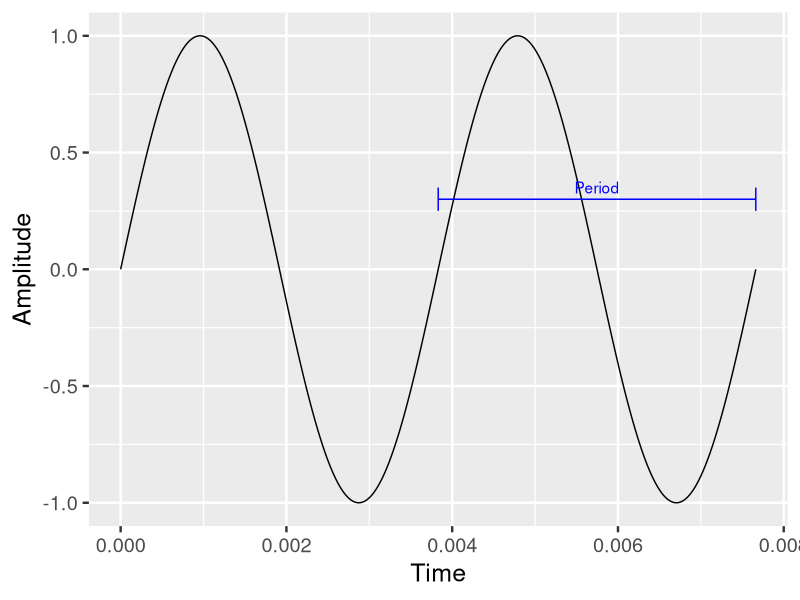

Reproduce this figure in R.
library(ggplot2)
freq <- 261 # middle C
period <- 1 / 261
x <- seq(0, period * 2, length.out = 1000)
y <- sin(x * freq * 2 * pi)
svg("images/sine.svg", width = 9, height = 6)
theme_set(theme_gray(base_size = 18))
qplot(x, y, geom = "line", xlab = "Time", ylab = "Amplitude") +
  geom_segment(aes(x = period, xend = period * 2, y = 0.3, yend = 0.3), colour = "blue") +
  geom_segment(aes(x = period, xend = period, y = 0.25, yend = 0.35), colour = "blue") +
  geom_segment(aes(x = period * 2, xend = period * 2, y = 0.25, yend = 0.35), colour = "blue") +
  geom_text(aes(x = period * 1.5, y = 0.35, label = "Period"), colour = "blue", hjust = 0.5)
dev.off()
